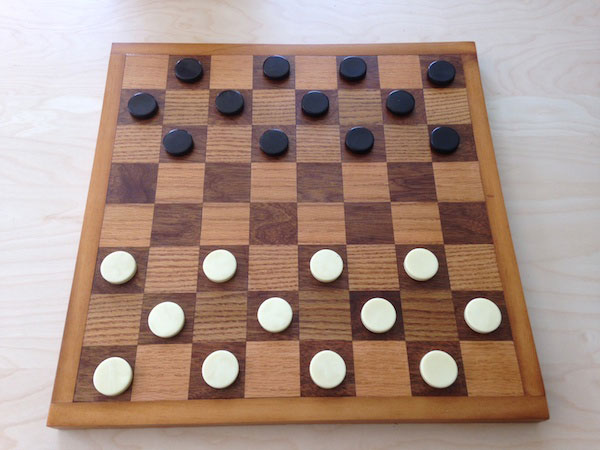
#> input picture Transformada HOUGH/23.jpg, 600 x 450 px
$ python HoughLINEASP.py
#> lines starting #> are read from the running program, lines starting #| are printed output that depends on the picture; after the words box and inside, x2 and y2 are one past the last pixel; in counts of white or black regions, pixels touching at a corner belong together
import cv2
import numpy as np

imagen = cv2.imread('23.jpg',1)
#> imagen is the input picture: shape (450, 600, 3); mean B, G, R 134.1, 144.7, 168.6
img = imagen.copy()
gris = cv2.cvtColor(img, cv2.COLOR_BGR2GRAY)
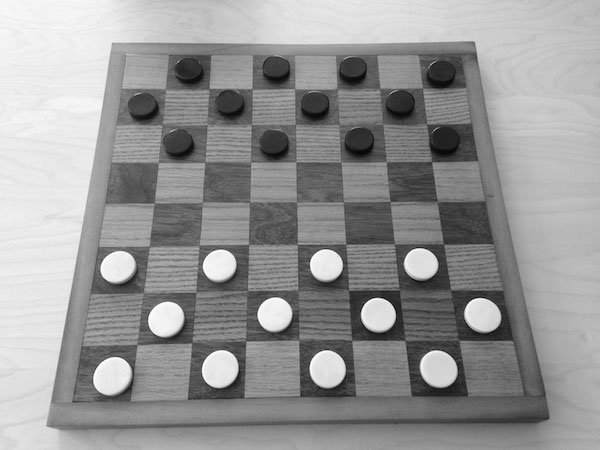
#> gris: shape (450, 600); min 2, max 255, mean 150.6
gris = cv2.blur(gris, (3,3))
bordes = cv2.Canny(gris,80,100)
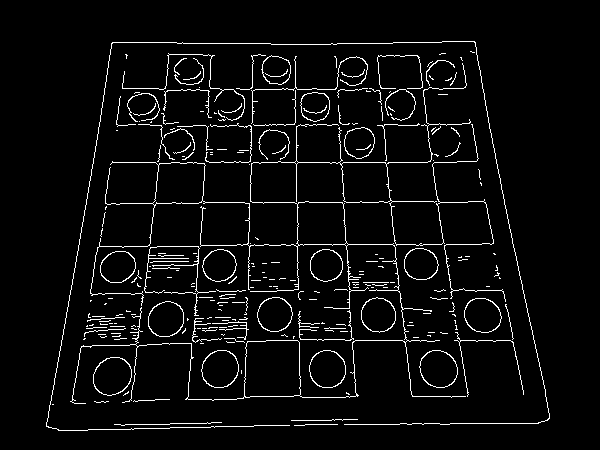
#> bordes: shape (450, 600); 4.5% white in thin lines or dots, all inside (x1, y1, x2, y2) = (46, 41, 550, 431)
print (imagen.shape)
#| (450, 600, 3)
minLineLength = 10
maxLineGap = 50
"""
theta, rho: resolucion en angulo y distancia en espacio Hough
threshold: minimo numero de puntos para ser considerado como linea
minLineLength:  Longitud m韓ima de la l韓ea. Los segmentos de
                l韓ea m醩 cortos que esto se rechazan.
maxLineGap :    la distancia m醲ima permitida entre los segmentos de
                l韓ea para tratarlos como una sola l韓ea.

NOTA: minLineLength == threshold
"""
lines = cv2.HoughLinesP(bordes,rho = 1,theta = 1*np.pi/180,
                        threshold = 100,maxLineGap = 400) #minLineLength = 50
#> lines = 28 rows, first 6: [93, 162, 496, 162], [294, 44, 300, 425], [57, 429, 544, 421], [79, 244, 513, 244], [86, 202, 504, 202], [61, 340, 534, 340]

for line in lines:
    for x1,y1,x2,y2 in line:
        cv2.line(img,(x1,y1),(x2,y2),(0,255,0),2)
#> this loop made 28 passes
#> line on passes 1 to 12: [[93, 162, 496, 162]], [[294, 44, 300, 425]], [[57, 429, 544, 421]], [[79, 244, 513, 244]], [[86, 202, 504, 202]], [[61, 340, 534, 340]], [[470, 41, 549, 416]], [[46, 426, 114, 42]], [[111, 43, 475, 43]], [[379, 90, 411, 394]], [[412, 42, 472, 423]], [[246, 397, 252, 56]]
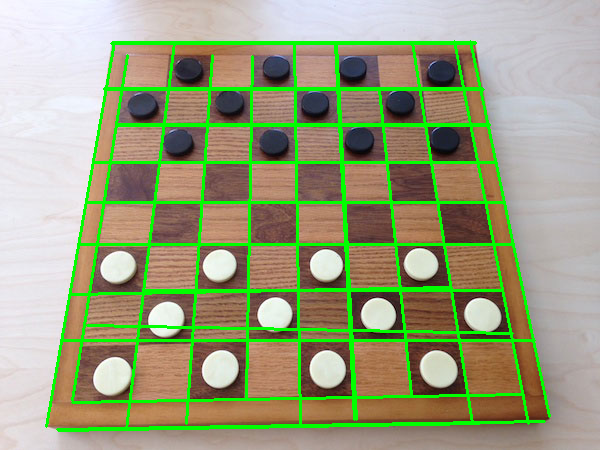
#> img: shape (450, 600, 3); 10.21% of pixels changed, all inside (x1, y1, x2, y2) = (45, 40, 551, 432)

"""
for x1,y1,x2,y2 in lines[0]:
    cv2.line(img,(x1,y1),(x2,y2),(0,255,0),2)
"""
cv2.imshow('Imagen Original',imagen)
cv2.imshow('LINEAS',img)
cv2.imshow('BORDES',bordes)


cv2.waitKey(0)
cv2.destroyAllWindows()

$ run again, with Transformada HOUGH/24.jpg copied over Transformada HOUGH/23.jpg
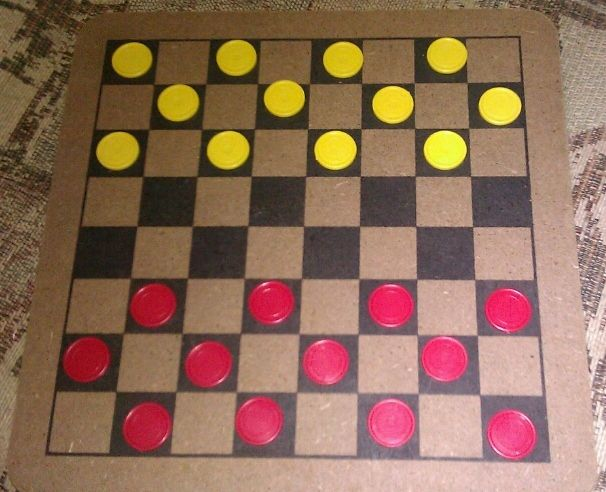
#> input picture Transformada HOUGH/24.jpg, 606 x 492 px
#> imagen is the input picture: shape (492, 606, 3); mean B, G, R 87.6, 108.6, 143.5
#> `bordes = cv2.Canny(gris,80,100)`:
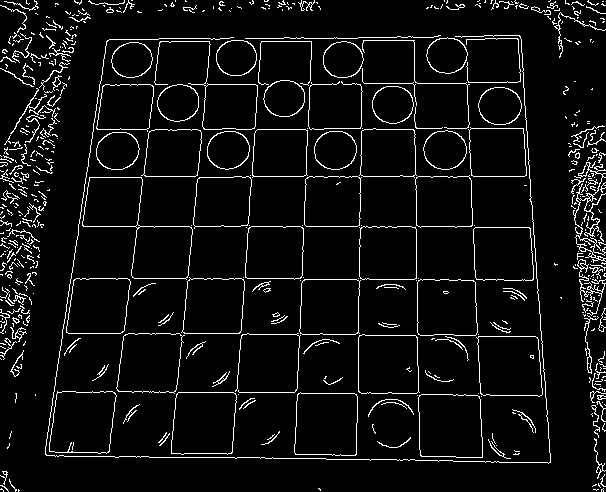
#> bordes: shape (492, 606); 6.1% white in thin lines or dots
#| (492, 606, 3)
#> lines = 38 rows, first 6: [11, 226, 597, 226], [2, 176, 603, 176], [231, 457, 263, 7], [108, 456, 164, 4], [518, 2, 550, 462], [14, 129, 598, 129]
#> the loop `for line in lines:` made 38 passes
#> after the loop `for line in lines:`:
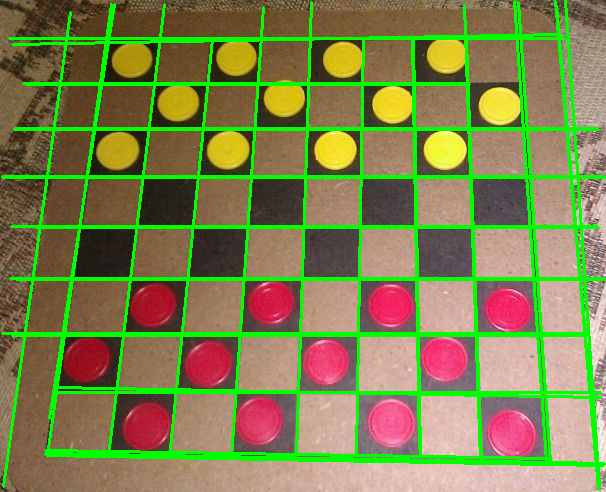
#> img: shape (492, 606, 3); 13.99% of pixels changed, all inside (x1, y1, x2, y2) = (1, 0, 606, 491)
